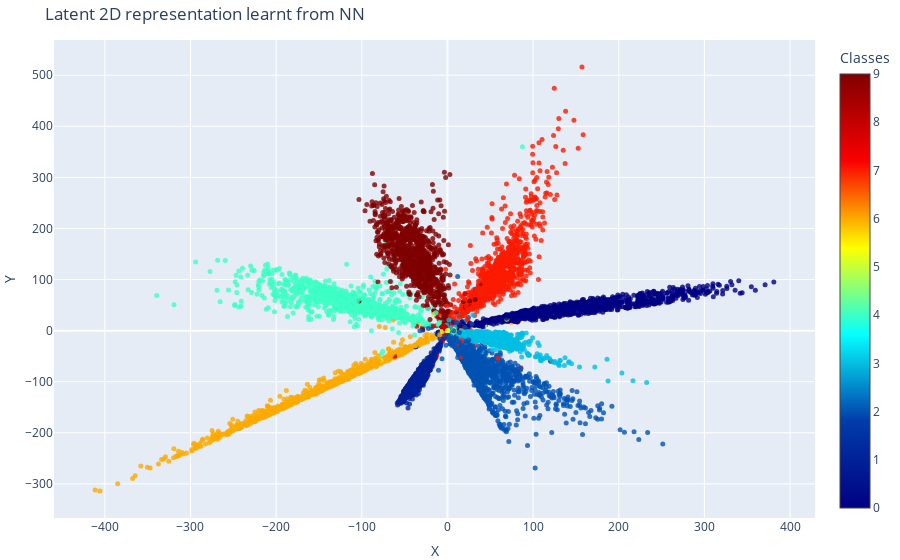

Notebook code for this chart:
### Markdown cell above
### 2D Embedding

### Code cell
# Assuming you have a test_loader or valid_loader to visualize the embeddings
plot_embeddings(AE_custom, valid_loader)

### Figure 1 — Plotly figure (JSON) as saved in the notebook; plotly's stock layout.template omitted (floating-point values rounded to 4 significant figures; data arrays with more than 128 entries replaced by an {"elided": "..."} marker saying what was removed)
{"data": [{"marker": {"color": {"elided": "10000 int values"}, "colorbar": {"title": {"text": "Classes"}}, "colorscale": [[0, "rgb(0,0,131)"], [0.2, "rgb(0,60,170)"], [0.4, "rgb(5,255,255)"], [0.6, "rgb(255,255,0)"], [0.8, "rgb(250,0,0)"], [1, "rgb(128,0,0)"]], "opacity": 0.8, "size": 5}, "mode": "markers", "type": "scatter", "x": {"elided": "10000 float values"}, "y": {"elided": "10000 float values"}}], "layout": {"margin": {"b": 0, "l": 0, "r": 0, "t": 40}, "title": {"text": "Latent 2D representation learnt from NN"}, "xaxis": {"title": {"text": "X"}}, "yaxis": {"title": {"text": "Y"}}}}
